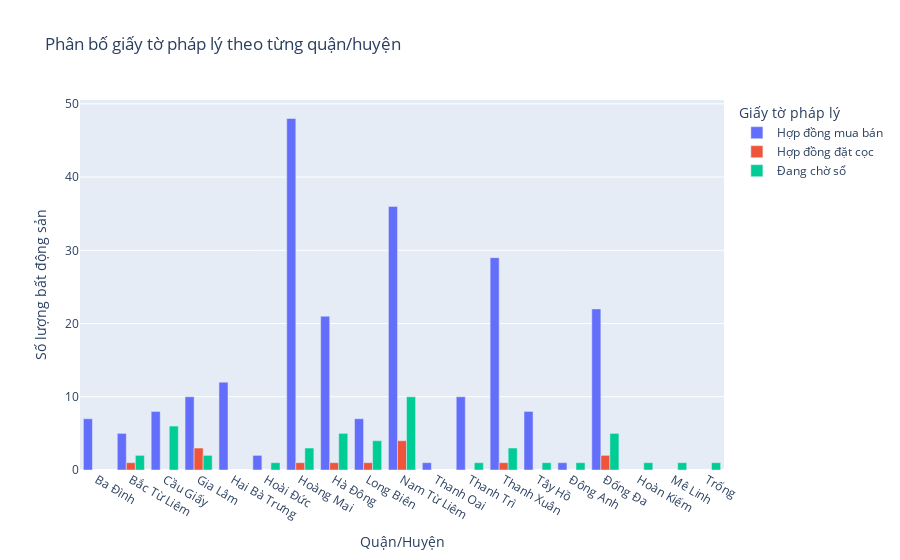

This figure's notebook cell:
### Code cell
df_filtered = df[df["Giấy tờ pháp lý"] != "Sổ hồng riêng"]

df_grouped = df_filtered.groupby(["Quận/Huyện", "Giấy tờ pháp lý"]).size().reset_index(name="Số lượng")

fig = px.bar(
    df_grouped,
    x="Quận/Huyện",
    y="Số lượng",
    color="Giấy tờ pháp lý",
    title="Phân bố giấy tờ pháp lý theo từng quận/huyện ",
    labels={"Số lượng": "Số lượng bất động sản"},
    barmode="group"
)

fig.show()

### Figure 1 — Plotly figure (JSON) as saved in the notebook; plotly's stock layout.template omitted (floating-point values rounded to 4 significant figures)
{"data": [{"alignmentgroup": "True", "hovertemplate": "Giấy tờ pháp lý=Hợp đồng mua bán<br>Quận/Huyện=%{x}<br>Số lượng bất động sản=%{y}<extra></extra>", "legendgroup": "Hợp đồng mua bán", "marker": {"color": "#636efa", "pattern": {"shape": ""}}, "name": "Hợp đồng mua bán", "offsetgroup": "Hợp đồng mua bán", "orientation": "v", "showlegend": true, "textposition": "auto", "type": "bar", "x": ["Ba Đình", "Bắc Từ Liêm", "Cầu Giấy", "Gia Lâm", "Hai Bà Trưng", "Hoài Đức", "Hoàng Mai", "Hà Đông", "Long Biên", "Nam Từ Liêm", "Thanh Oai", "Thanh Trì", "Thanh Xuân", "Tây Hồ", "Đông Anh", "Đống Đa"], "xaxis": "x", "y": [7, 5, 8, 10, 12, 2, 48, 21, 7, 36, 1, 10, 29, 8, 1, 22], "yaxis": "y"}, {"alignmentgroup": "True", "hovertemplate": "Giấy tờ pháp lý=Hợp đồng đặt cọc<br>Quận/Huyện=%{x}<br>Số lượng bất động sản=%{y}<extra></extra>", "legendgroup": "Hợp đồng đặt cọc", "marker": {"color": "#EF553B", "pattern": {"shape": ""}}, "name": "Hợp đồng đặt cọc", "offsetgroup": "Hợp đồng đặt cọc", "orientation": "v", "showlegend": true, "textposition": "auto", "type": "bar", "x": ["Bắc Từ Liêm", "Gia Lâm", "Hoàng Mai", "Hà Đông", "Long Biên", "Nam Từ Liêm", "Thanh Xuân", "Đống Đa"], "xaxis": "x", "y": [1, 3, 1, 1, 1, 4, 1, 2], "yaxis": "y"}, {"alignmentgroup": "True", "hovertemplate": "Giấy tờ pháp lý=Đang chờ sổ<br>Quận/Huyện=%{x}<br>Số lượng bất động sản=%{y}<extra></extra>", "legendgroup": "Đang chờ sổ", "marker": {"color": "#00cc96", "pattern": {"shape": ""}}, "name": "Đang chờ sổ", "offsetgroup": "Đang chờ sổ", "orientation": "v", "showlegend": true, "textposition": "auto", "type": "bar", "x": ["Bắc Từ Liêm", "Cầu Giấy", "Gia Lâm", "Hoài Đức", "Hoàn Kiếm", "Hoàng Mai", "Hà Đông", "Long Biên", "Mê Linh", "Nam Từ Liêm", "Thanh Trì", "Thanh Xuân", "Trống", "Tây Hồ", "Đông Anh", "Đống Đa"], "xaxis": "x", "y": [2, 6, 2, 1, 1, 3, 5, 4, 1, 10, 1, 3, 1, 1, 1, 5], "yaxis": "y"}], "layout": {"barmode": "group", "legend": {"title": {"text": "Giấy tờ pháp lý"}, "tracegroupgap": 0}, "title": {"text": "Phân bố giấy tờ pháp lý theo từng quận/huyện "}, "xaxis": {"anchor": "y", "domain": [0, 1], "title": {"text": "Quận/Huyện"}}, "yaxis": {"anchor": "x", "domain": [0, 1], "title": {"text": "Số lượng bất động sản"}}}}
